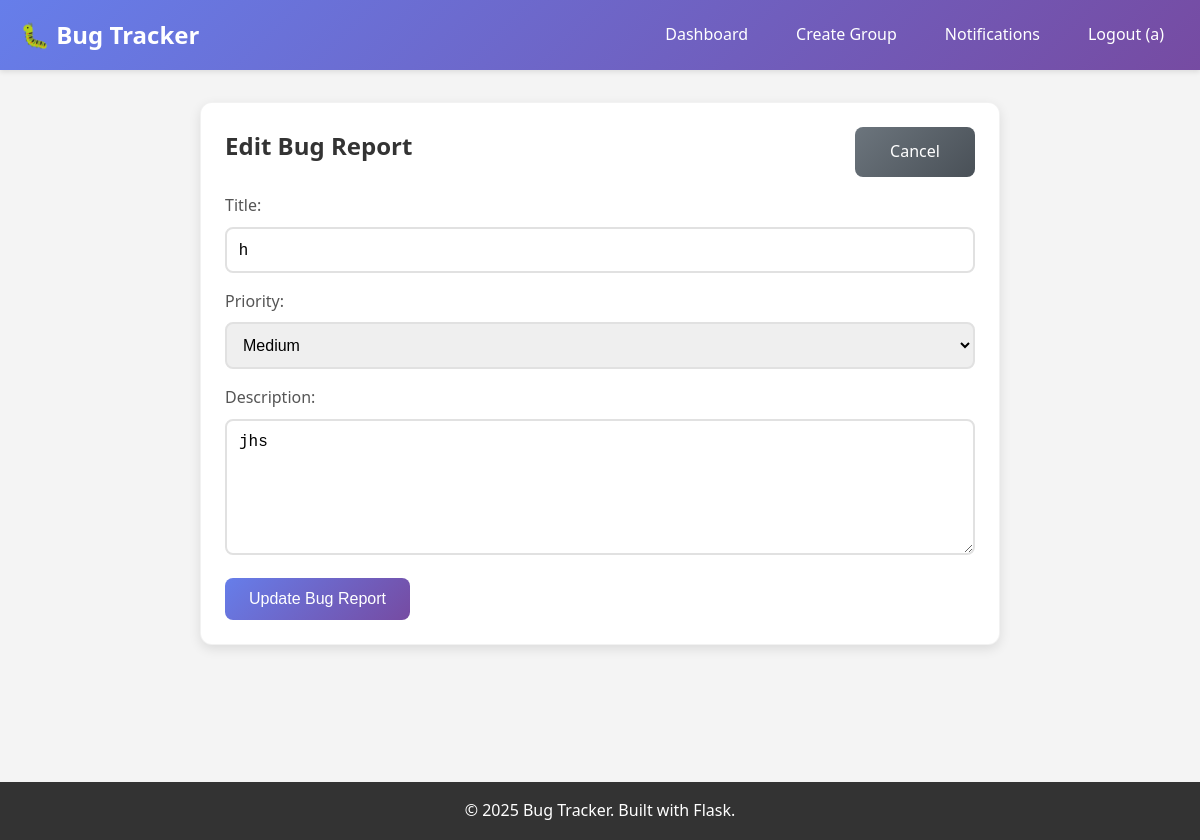
/edit_bug/1 (signed in), run on the app's committed database.
### tables this page shows
CREATE TABLE bugs (
            id INTEGER PRIMARY KEY AUTOINCREMENT,
            title TEXT NOT NULL,
            description TEXT NOT NULL,
            reporter_id INTEGER NOT NULL,
            group_id INTEGER NOT NULL,
            status TEXT DEFAULT 'pending',
            file_path TEXT,
            file_name TEXT,
            created_at TIMESTAMP DEFAULT CURRENT_TIMESTAMP,
            approved_at TIMESTAMP, priority TEXT DEFAULT "medium", approved_by INTEGER, last_edited TIMESTAMP,
            FOREIGN KEY (reporter_id) REFERENCES users (id),
            FOREIGN KEY (group_id) REFERENCES groups (id)
        );

### app.py (the view, shortened to what this page needs)
@app.route('/edit_bug/<int:bug_id>', methods=['GET', 'POST'])
def edit_bug(bug_id):
    if 'user_id' not in session:
        return redirect(url_for('login'))
    conn = get_db_connection()
    bug = conn.execute('''
        SELECT b.*, g.id as group_id
        FROM bugs b
        JOIN groups g ON b.group_id = g.id
        WHERE b.id = ?
    ''', (bug_id,)).fetchone()
    if not bug:
        flash('Bug not found!', 'error')
        conn.close()
        return redirect(url_for('dashboard'))
    can_edit = (bug['reporter_id'] == session['user_id'] or
                is_group_leader(session['user_id'], bug['group_id']))
    if not can_edit:
        flash('You can only edit your own bug reports or be a group leader!', 'error')
        conn.close()
        return redirect(url_for('group_detail', group_id=bug['group_id']))
    conn.close()
    return render_template('edit_bug.html', bug=bug)

### app.py (called while the page is built)
def get_db_connection():
    conn = sqlite3.connect('bug_tracker.db')
    conn.row_factory = sqlite3.Row
    return conn

### templates/edit_bug.html (shortened to what this page needs)
{% extends "base.html" %}
{% block content %}
<div class="card" style="max-width: 800px; margin: 0 auto;">
    <div class="item-header">
        <h2>Edit Bug Report</h2>
        <a href="{{ url_for('group_detail', group_id=bug.group_id) }}" class="btn btn-secondary">Cancel</a>
    </div>
    <form method="POST">
        <div class="form-group">
            <label for="title">Title:</label>
            <input type="text" id="title" name="title" value="{{ bug.title }}" required>
        </div>
        <div class="form-group">
            <label for="priority">Priority:</label>
            <select id="priority" name="priority">
                <option value="medium" {% if bug.priority == 'medium' %}selected{% endif %}>Medium</option>
            </select>
        </div>
        <div class="form-group">
            <label for="description">Description:</label>
            <textarea id="description" name="description" rows="6" required>{{ bug.description }}</textarea>
        </div>
        <button type="submit" class="btn">Update Bug Report</button>
    </form>
</div>
{% endblock %}

### templates/base.html (style rules this page uses)
* { margin: 0; padding: 0; box-sizing: border-box; }
body { font-family: 'Segoe UI', Tahoma, Geneva, Verdana, sans-serif; line-height: 1.6; color: #333; background-color: #f4f4f4; font-size: 16px; }
.card { background: white; padding: 1.5rem; border-radius: 12px; box-shadow: 0 4px 12px rgba(0,0,0,0.1); margin-bottom: 2rem; border: 1px solid rgba(0,0,0,0.05); }
.form-group { margin-bottom: 1rem; }
label { display: block; margin-bottom: 0.5rem; font-weight: 500; color: #555; }
input, textarea, select { width: 100%; padding: 0.75rem; border: 2px solid #e1e1e1; border-radius: 8px; font-size: 1rem; transition: border-color 0.3s, box-shadow 0.3s; }
.btn { background: linear-gradient(135deg, #667eea 0%, #764ba2 100%); color: white; padding: 0.75rem 1.5rem; border: none; border-radius: 8px; cursor: pointer; text-decoration: none; display: inline-block; font-size: 1rem; font-weight: 500; transition: all 0.3s; text-align: center; min-width: 120px; }
.btn-secondary { background: linear-gradient(135deg, #6c757d 0%, #495057 100%); }
.item-header { display: flex; justify-content: space-between; align-items: flex-start; margin-bottom: 1rem; gap: 1rem; }

### data on the page
bugs: title "h", priority "Medium", description "jhs"

### other printed values
{{ session.username }} "a"
